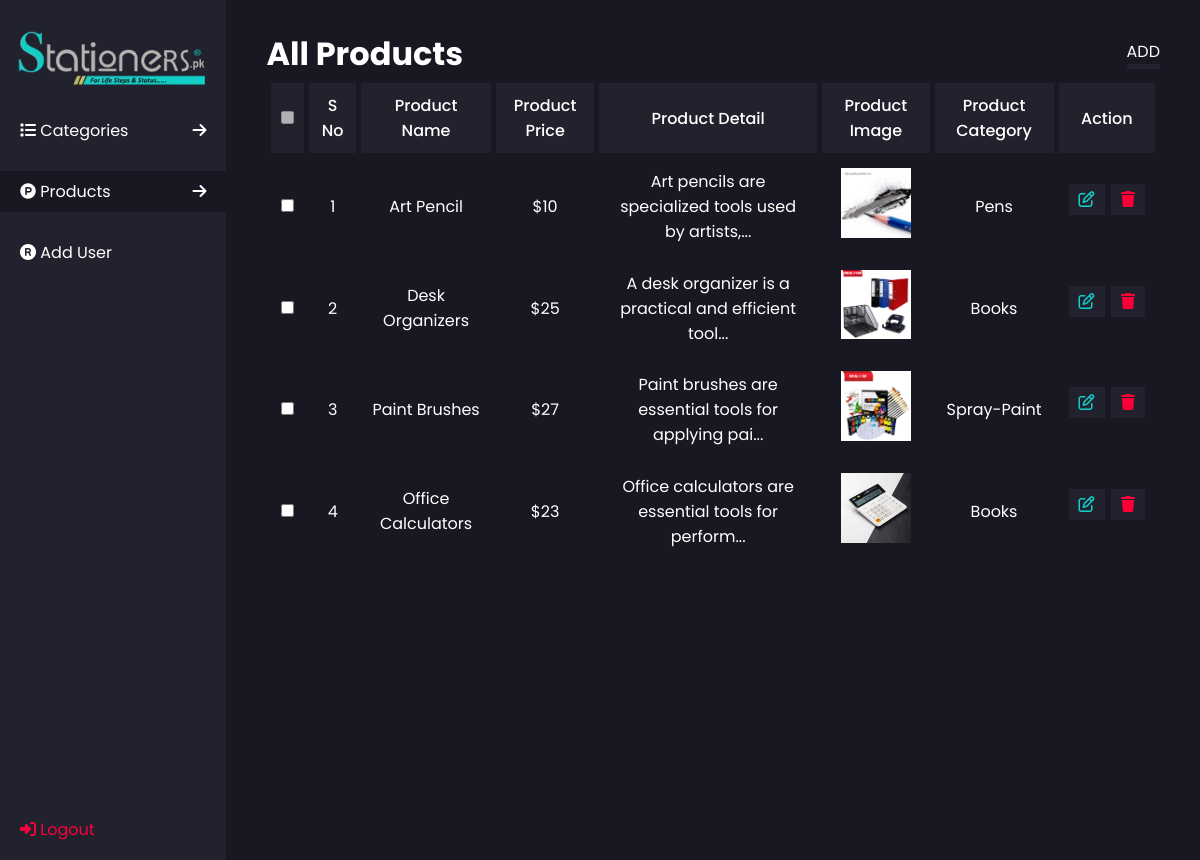
The app's page /allProducts.php, older data.
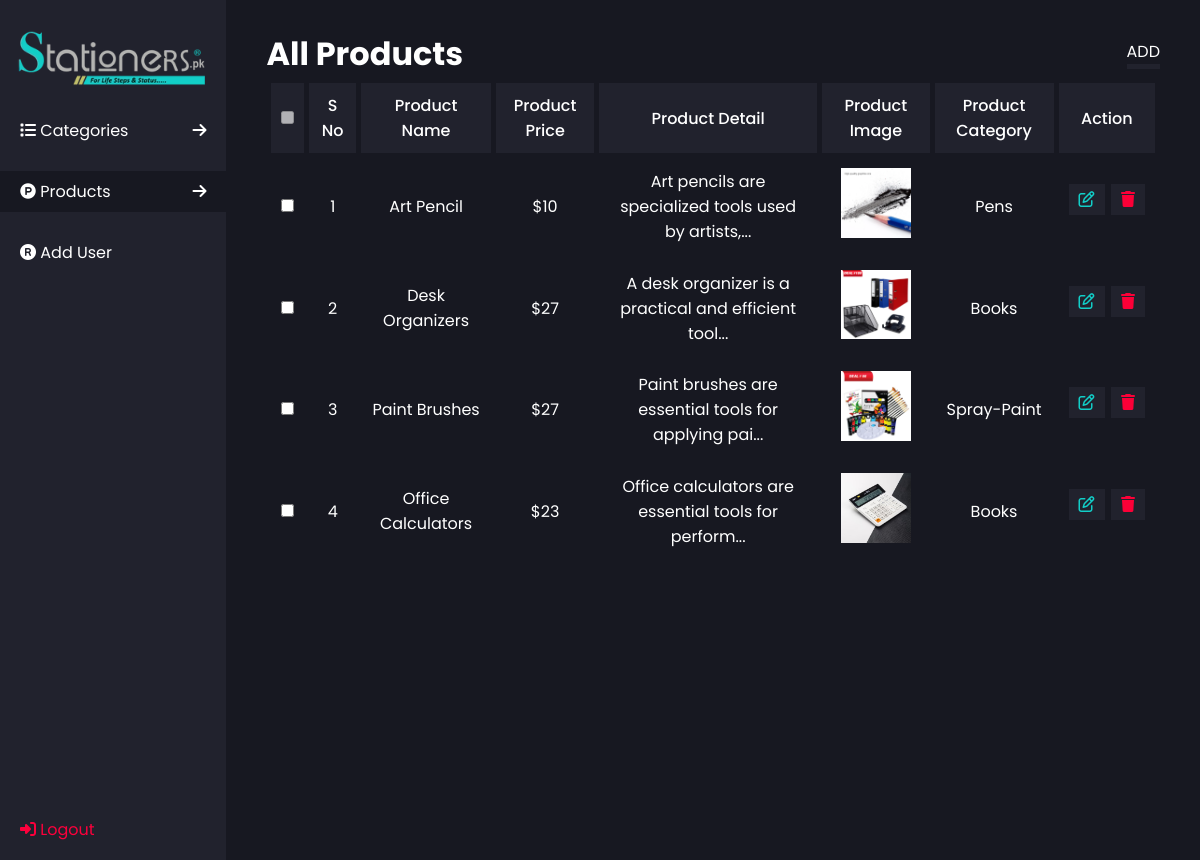
The same page, newer data.
### tables this page shows
CREATE TABLE `products` (
  `product_id` int(11) NOT NULL,
  `product_name` varchar(256) NOT NULL,
  `product_price` varchar(256) NOT NULL,
  `product_description` varchar(256) NOT NULL,
  `product_image` varchar(256) NOT NULL,
  `category_id` int(11) NOT NULL
);

CREATE TABLE `categories` (
  `category_id` int(11) NOT NULL,
  `category_name` varchar(256) NOT NULL,
  `category_description` varchar(256) NOT NULL,
  `category_image` varchar(256) NOT NULL
);

### allProducts.php (the view, shortened to what this page needs)
<?php
require("./base/header.php");
?>
<div class="main-section">
    <div class="dataDisplay-header">
        <h1>All Products</h1>
        <a href="./addProduct.php">ADD</a>
    </div>
    <table class="table" width="100%" cellpadding="10">
        <tr>
            <th>
                <input type="checkbox" disabled>
            </th>
            <th>S No</th>
            <th>Product Name</th>
            <th>Product Price</th>
            <th>Product Detail</th>
            <th>Product Image</th>
            <th><a style="color: #FFF; text-decoration: none;" href="./allCategories.php">Product Category</a></th>
            <th>Action</th>
        </tr>
        <?php
        $sno = 1;
        $select_query = "SELECT `product_id`, `product_name`, `product_price`, `product_description`, `product_image`, `category_name` FROM `products` INNER JOIN `categories` WHERE categories.category_id = products.category_id";
        $result = mysqli_query($db_connection, $select_query);
        while($display = mysqli_fetch_array($result)){
        ?>
        <tr>
            <td>
                <input style="cursor: pointer;" type="checkbox"
                    onchange="updateProduct(this, <?php echo $display['product_id']; ?>)">
            </td>
            <td><?php echo $sno++?></td>
            <td><?php echo $display['product_name']?></td>
            <td>$<?php echo $display['product_price']?></td>
            <td>
                <?php
                $description = $display['product_description'];
                $shortDescription = substr($description, 0, 50);
                echo $shortDescription.(strlen($description) > 50 ? "..." : "")
                ?>
            </td>
            <td><img src="./uploads/productUploads/<?php echo $display['product_image']?>" width="70" alt=""></td>
            <td><?php echo $display['category_name']?></td>
            <td>
                <a style="color: #12CEC8" class="actionBtn js-open" href=""><i
                        class="fa-regular fa-pen-to-square"></i></a>
                <a class="actionBtn" href="./logics.php?deleteProduct=<?php echo $display['product_id']?>"><i
                        style="color: #FC0037" class="fa-solid fa-trash"></i></a>
            </td>
        </tr>
        <?php
        }
        ?>
    </table>
</div>
<?php
require("./base/footer.php");
?>

Row changes from the older to the newer data that the page shows:
changed products "Desk Organizers": product_price "25" → "27"
